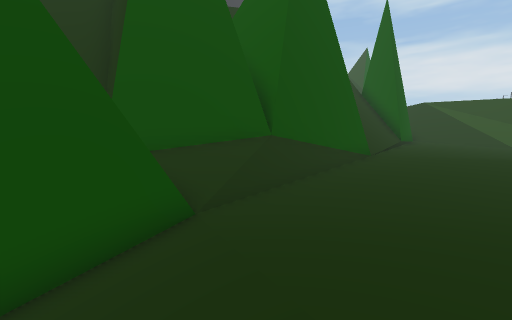
[1] (above)

16 first-person views from a walk through a 3-D level made in the Unity game engine. The camera is 1.3 m above the floor, tilts 6° down and sees 90° across. The floor is counted in squares, 1 m on a side. Each view is taken from the middle of a square. On the plan, view 1 faces up. The plan holds only what a view shows up to about 13 squares ahead; the rest is blank. The place goes on beyond the plan. The player is left out.

[2]
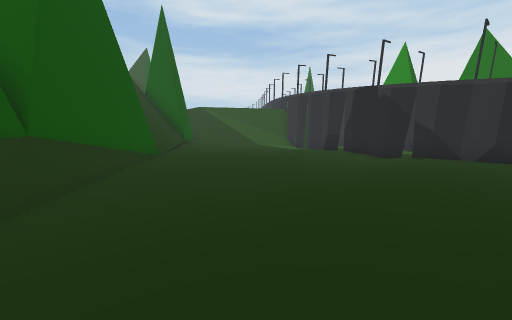

[3]
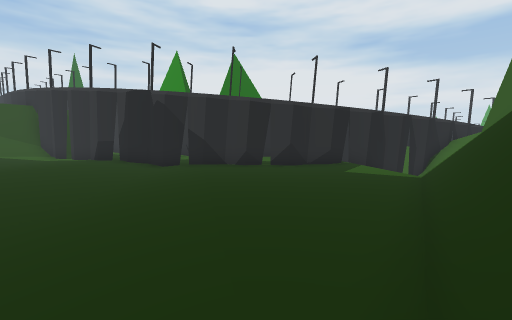

[4]
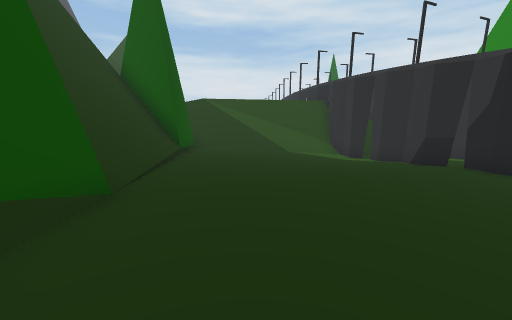

[5]
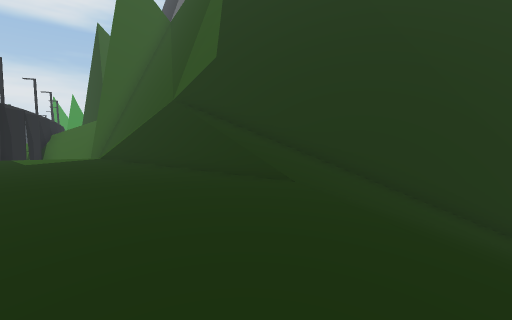

[6]
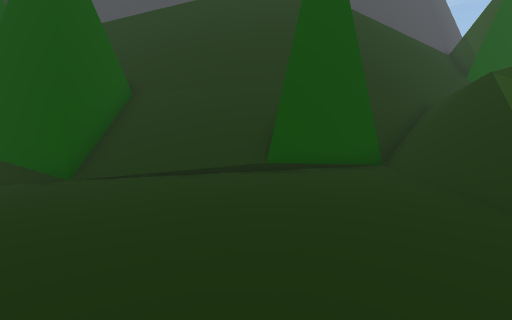

[7]
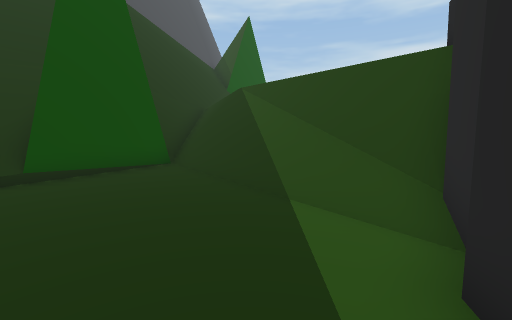

[8]
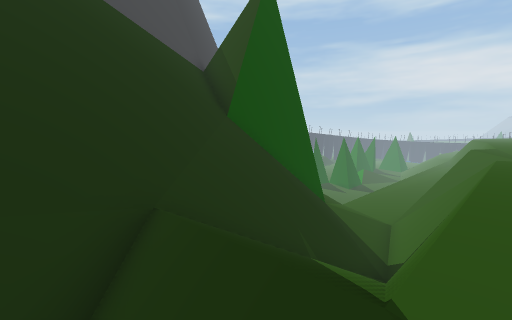

[9]
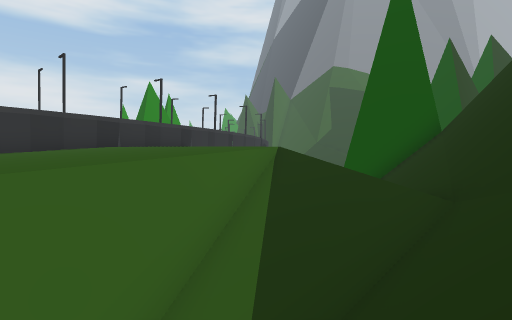

[10]
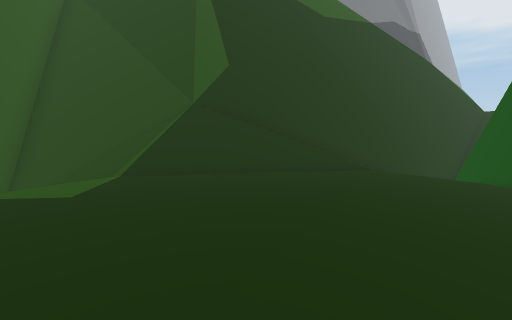

[11]
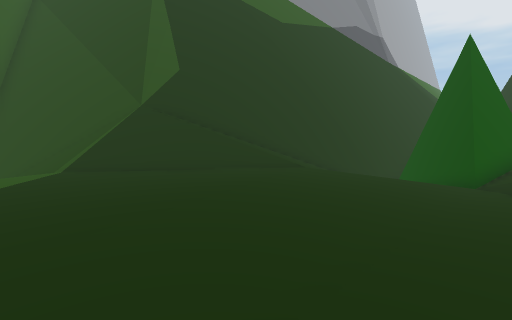

[12]
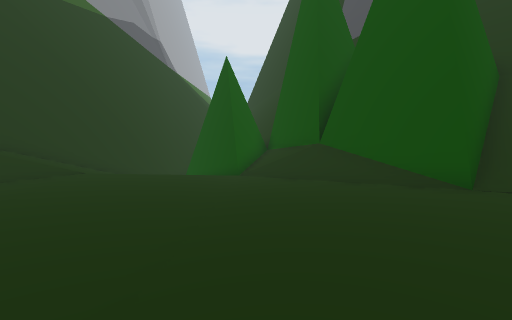

[13]
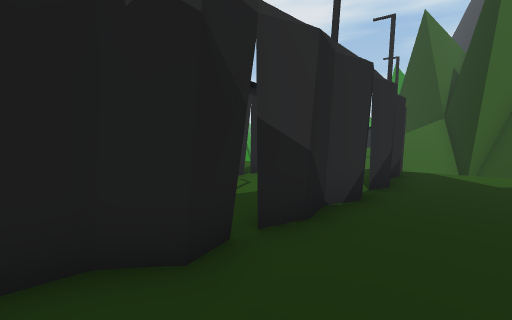

[14]
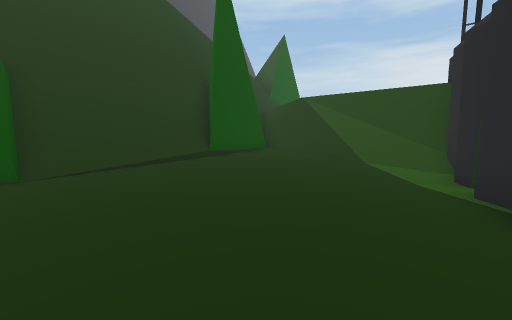

[15]
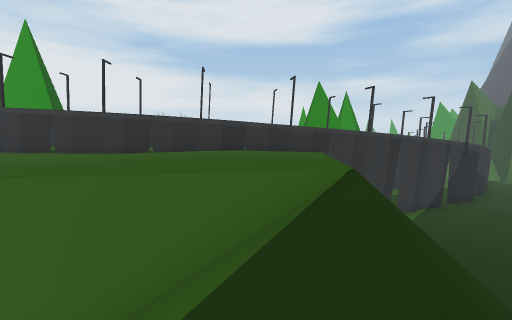

[16]
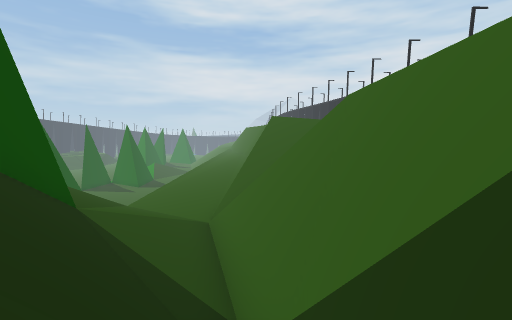

### Floor plan
Key: @ floor where view 1 was taken; # wall or solid block; . main floor; : floor 0.25 m higher than the main floor; - floor 0.25 m lower than the main floor; _ floor 0.5 m lower than the main floor; < floor 0.75 m lower than the main floor; + floor 1 m higher than the main floor; ( floor 1 m lower than the main floor; ! floor 1.25 m lower than the main floor; ? floor 1.75 m lower than the main floor; * floor 2.75 m higher than the main floor; / step, stairs or slope; = window, fence, low wall or low ledge; ^ raised ledge; v drop or lower ground; O other object.
Columns run from 6 left of view 1 to 20 right of it. Each row starts with its distance up from view 1.
 28                    #////==
 27                #####////:+
 26                ^###///==
 25                ^^/////#v
 24                #=////=#v
 23               ##=///=#v*
 22               ##////##*
 21               ##///=#*****
 20              ##=///##*****
 19              ##///==******#
 18             ##/////*******^
 17            ##=/////*****#^
 16           ##=###///=*** ^^
 15          ##=/###///=#* ^^
 14         ##=//##:://==*^^
 13        ##=////....//=#^
 12        #=////....../=#
 11        ##////.......##
 10         ##//........###
  9         ##/........##
  8       ####.........#
  7     ####=-........##
  6    ##^^=-----.....#
  5    #^^_____----...#
  4    ##/_______----##
  3   ##(<____------.#
  2 ###!(<_------....#
  1 #=?!(<_--........#
  0 ####//@..........#
 -1   ####//#........#
 -2     ###OO==......#
 -3       ####==.....##
 -4         ##^#==....#
 -5          ###=#/   #
 -6            ##==/  #
 -7             ####=  #
 -8               ###//#

Positions as (right, up) in squares from view 1, and headings:
1: (0, 0), facing up
2: (0, 0), facing up-right
3: (1, 0), facing right
4: (3, 5), facing up-right
5: (2, 5), facing down
6: (12, 8), facing up-left
7: (12, 8), facing up
8: (11, 17), facing up
9: (12, 24), facing down
10: (10, 3), facing down-left
11: (9, 5), facing down-left
12: (9, 5), facing left
13: (9, 5), facing down-right
14: (9, 4), facing up
15: (10, 21), facing down-right
16: (13, 22), facing up-right
